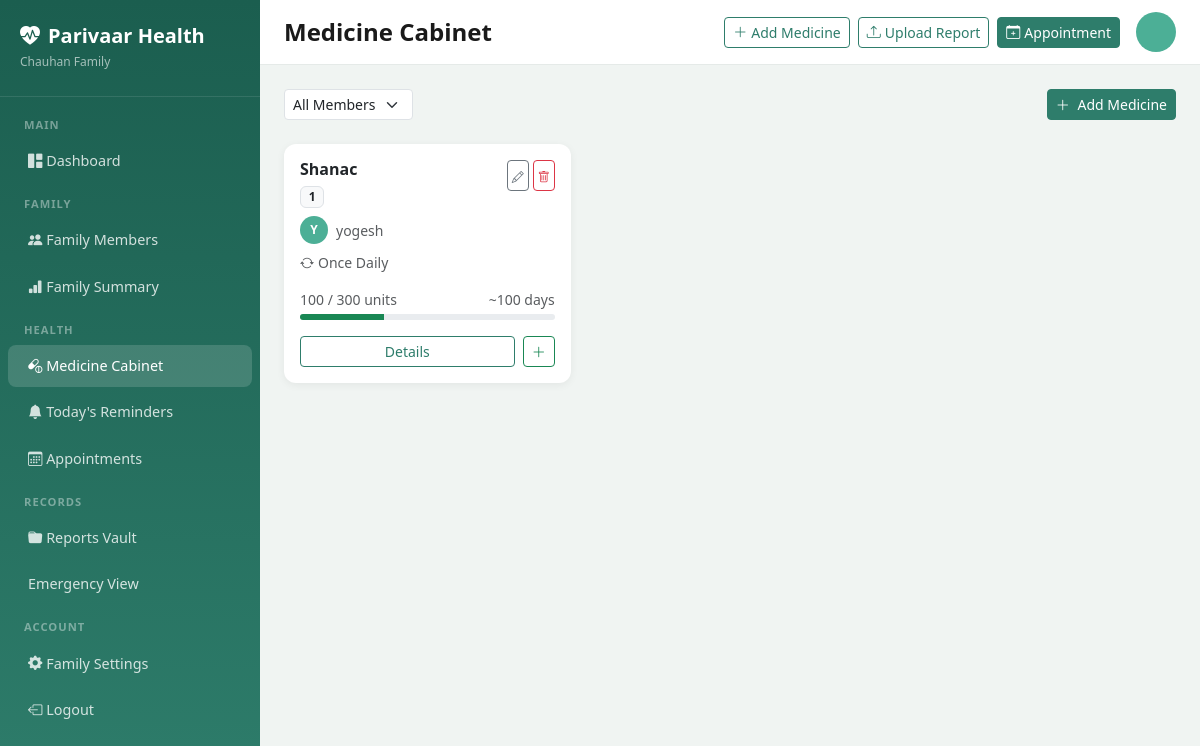
/medicines/ (signed in), run on an earlier commit of the app's database.
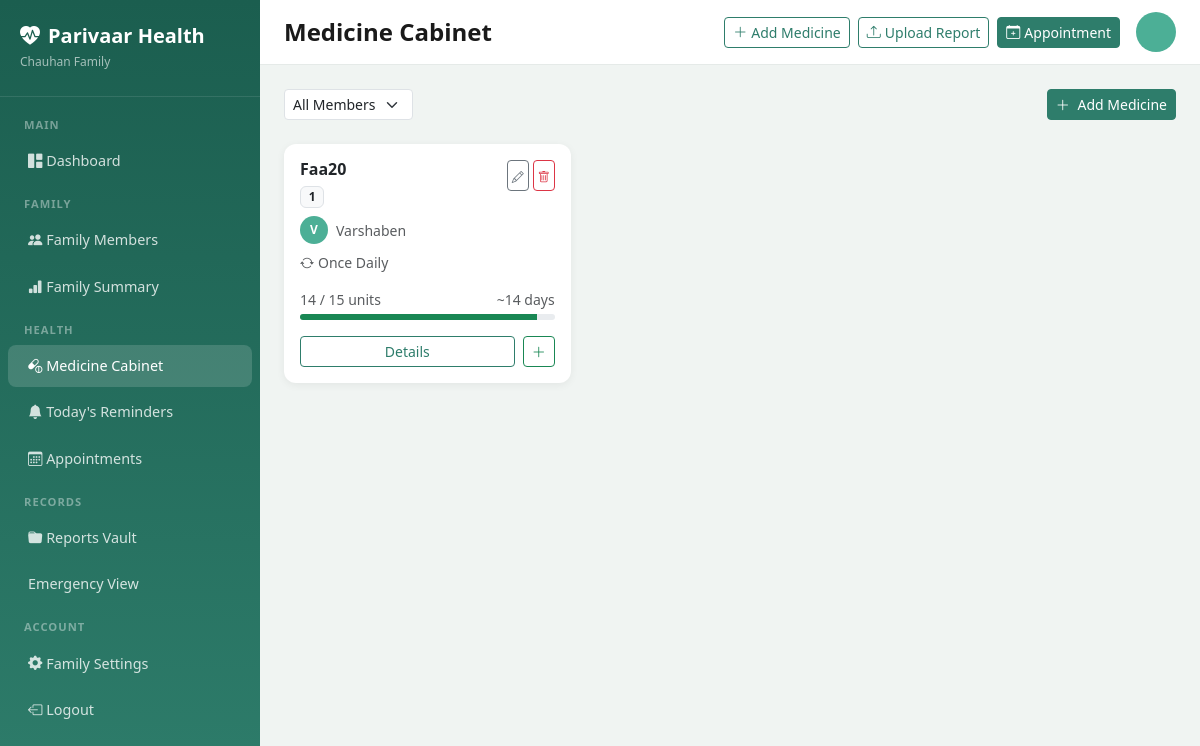
And on a later commit of the database.
### medicines/models.py (models this page shows, shortened)
class Medicine(models.Model):
    FREQUENCY_CHOICES = [
        ('once_daily', 'Once Daily'),
        ('twice_daily', 'Twice Daily'),
        ('thrice_daily', 'Three Times Daily'),
        ('four_times', 'Four Times Daily'),
        ('every_6h', 'Every 6 Hours'),
        ('every_8h', 'Every 8 Hours'),
        ('every_12h', 'Every 12 Hours'),
        ('weekly', 'Once a Week'),
        ('alternate', 'Alternate Days'),
        ('as_needed', 'As Needed (SOS)'),
    ]
    id = models.UUIDField(primary_key=True, default=uuid.uuid4, editable=False)
    member = models.ForeignKey(FamilyMember, on_delete=models.CASCADE, related_name='medicines')
    name = models.CharField(max_length=255)
    dosage = models.CharField(max_length=100, help_text='e.g., 500mg, 1 tablet')
    frequency = models.CharField(max_length=20, choices=FREQUENCY_CHOICES)
    start_date = models.DateField()
    end_date = models.DateField(null=True, blank=True)
    quantity_purchased = models.PositiveIntegerField(default=0, help_text='Total tablets/units purchased')
    quantity_remaining = models.PositiveIntegerField(default=0)
    expiry_date = models.DateField(null=True, blank=True)
    low_stock_threshold = models.PositiveIntegerField(default=7, help_text='Alert when remaining < this value')
    instructions = models.TextField(blank=True, help_text='With food, Before meal, etc.')
    photo = models.ImageField(upload_to='medicine_photos/', null=True, blank=True)
    prescribed_by = models.CharField(max_length=255, blank=True)
    is_active = models.BooleanField(default=True)
    created_at = models.DateTimeField(auto_now_add=True)
    updated_at = models.DateTimeField(auto_now=True)
    class Meta:
        ordering = ['-created_at']
    def is_low_stock(self):
        return self.quantity_remaining <= self.low_stock_threshold
    def expiry_soon(self):
        if self.expiry_date:
            from datetime import timedelta
            return date.today() + timedelta(days=7) >= self.expiry_date
        return False
    def daily_doses(self):
        freq_map = {
            'once_daily': 1, 'twice_daily': 2, 'thrice_daily': 3,
            'four_times': 4, 'every_6h': 4, 'every_8h': 3,
            'every_12h': 2, 'weekly': 1/7, 'alternate': 0.5,
            'as_needed': 0
        }
        return freq_map.get(self.frequency, 1)
    def estimated_days_remaining(self):
        daily = self.daily_doses()
        if daily > 0 and self.quantity_remaining:
            return int(self.quantity_remaining / daily)
        return None

### accounts/models.py (models this page shows, shortened)
class FamilyMember(models.Model):
    ROLE_CHOICES = [
        ('admin', 'Primary Caregiver (Admin)'),
        ('member', 'Secondary Member'),
        ('view_only', 'View-Only Member'),
    ]
    GENDER_CHOICES = [
        ('male', 'Male'),
        ('female', 'Female'),
        ('other', 'Other'),
    ]
    RELATIONSHIP_CHOICES = [
        ('self', 'Self'),
        ('spouse', 'Spouse'),
        ('father', 'Father'),
        ('mother', 'Mother'),
        ('son', 'Son'),
        ('daughter', 'Daughter'),
        ('grandfather', 'Grandfather'),
        ('grandmother', 'Grandmother'),
        ('brother', 'Brother'),
        ('sister', 'Sister'),
        ('other', 'Other'),
    ]
    CHRONIC_CONDITION_CHOICES = [
        ('diabetes', 'Diabetes'),
        ('hypertension', 'Hypertension/BP'),
        ('heart_disease', 'Heart Disease'),
        ('asthma', 'Asthma'),
        ('thyroid', 'Thyroid'),
        ('arthritis', 'Arthritis'),
        ('kidney_disease', 'Kidney Disease'),
        ('cancer', 'Cancer'),
        ('copd', 'COPD'),
        ('other', 'Other'),
    ]
    id = models.UUIDField(primary_key=True, default=uuid.uuid4, editable=False)
    family = models.ForeignKey(Family, on_delete=models.CASCADE, related_name='members')
    user = models.OneToOneField(User, on_delete=models.SET_NULL, null=True, blank=True, related_name='family_member')
    name = models.CharField(max_length=255)
    date_of_birth = models.DateField(null=True, blank=True)
    gender = models.CharField(max_length=10, choices=GENDER_CHOICES)
    relationship = models.CharField(max_length=20, choices=RELATIONSHIP_CHOICES)
    role = models.CharField(max_length=20, choices=ROLE_CHOICES, default='member')
    phone = models.CharField(max_length=15, blank=True)
    abha_id = models.CharField(max_length=50, blank=True, verbose_name='ABHA ID')
    abha_linked = models.BooleanField(default=False)
    abha_consent = models.BooleanField(default=False)
    profile_photo = models.ImageField(upload_to='member_photos/', blank=True, null=True)
    created_at = models.DateTimeField(auto_now_add=True)
    updated_at = models.DateTimeField(auto_now=True)

### medicines/views.py (the view)
# urls.py: path('', views.MedicineListView.as_view(), name='list'),
class MedicineListView(LoginRequiredMixin, ListView):
    model = Medicine
    template_name = 'medicines/medicine_list.html'
    context_object_name = 'medicines'
    def get_family(self):
        return get_object_or_404(Family, admin=self.request.user)
    def get_queryset(self):
        family = self.get_family()
        member_filter = self.request.GET.get('member')
        qs = Medicine.objects.filter(member__family=family)
        if member_filter:
            qs = qs.filter(member__id=member_filter)
        return qs.select_related('member')
    def get_context_data(self, **kwargs):
        ctx = super().get_context_data(**kwargs)
        family = self.get_family()
        ctx['family'] = family
        ctx['members'] = family.members.all()
        ctx['selected_member'] = self.request.GET.get('member', '')
        all_meds = Medicine.objects.filter(member__family=family, is_active=True)
        ctx['low_stock_count'] = sum(1 for m in all_meds if m.is_low_stock())
        ctx['expiry_soon_count'] = sum(1 for m in all_meds if m.expiry_soon())
        return ctx

### templates/medicines/medicine_list.html (shortened to what this page needs)
{% extends 'base.html' %}
{% block page_title %}Medicine Cabinet{% endblock %}
{% block content %}
<div class="d-flex flex-wrap gap-2 justify-content-between align-items-center mb-4">
    <form method="get" class="d-flex gap-2 flex-wrap">
        <select name="member" class="form-select form-select-sm" style="width:auto;" onchange="this.form.submit()">
            <option value="">All Members</option>
        </select>
    </form>
    <a href="{% url 'medicines:add' %}" class="btn btn-primary btn-sm">
        <i class="bi bi-plus-lg me-1"></i> Add Medicine
    </a>
</div>
<div class="row g-3">
    {% for medicine in medicines %}
    <div class="col-md-6 col-lg-4">
        <div class="card h-100 {% if medicine.is_low_stock %}border-danger{% elif medicine.expiry_soon %}border-warning{% endif %}">
            <div class="card-body">
                <div class="d-flex justify-content-between align-items-start mb-2">
                    <div>
                        <h6 class="fw-bold mb-1">{{ medicine.name }}</h6>
                        <span class="badge bg-light text-dark border small">{{ medicine.dosage }}</span>
                    </div>
                    <div class="d-flex gap-1">
                        <a href="{% url 'medicines:edit' medicine.pk %}" class="btn btn-sm btn-outline-secondary p-1"><i class="bi bi-pencil" style="font-size:.75rem;"></i></a>
                        <a href="{% url 'medicines:delete' medicine.pk %}" class="btn btn-sm btn-outline-danger p-1"><i class="bi bi-trash" style="font-size:.75rem;"></i></a>
                    </div>
                </div>
                <div class="d-flex align-items-center gap-2 mb-2">
                    <div class="member-avatar" style="width:28px;height:28px;font-size:.75rem;">{{ medicine.member.name|first|upper }}</div>
                    <span class="small text-muted">{{ medicine.member.name }}</span>
                </div>
                <div class="small text-muted mb-3">
                    <i class="bi bi-arrow-repeat me-1"></i>{{ medicine.get_frequency_display }}
                </div>
                <div class="mb-2">
                    <div class="d-flex justify-content-between small mb-1">
                        <span class="{% if medicine.is_low_stock %}text-danger fw-bold{% else %}text-muted{% endif %}">
                            {{ medicine.quantity_remaining }} / {{ medicine.quantity_purchased }} units
                        </span>
                        {% if medicine.estimated_days_remaining %}
                        <span class="text-muted">~{{ medicine.estimated_days_remaining }} days</span>
                        {% endif %}
                    </div>
                    {% if medicine.quantity_purchased > 0 %}
                    <div class="progress" style="height:6px;">
                        {% widthratio medicine.quantity_remaining medicine.quantity_purchased 100 as pct %}
                        <div class="progress-bar {% if medicine.is_low_stock %}bg-danger{% elif pct < 40 %}bg-warning{% else %}bg-success{% endif %}"
                             style="width:{{ pct }}%"></div>
                    </div>
                    {% endif %}
                </div>
                <div class="d-flex gap-2 mt-3">
                    <a href="{% url 'medicines:detail' medicine.pk %}" class="btn btn-sm btn-outline-primary flex-grow-1">Details</a>
                    <a href="{% url 'medicines:stock_update' medicine.pk %}" class="btn btn-sm btn-outline-success">
                        <i class="bi bi-plus-lg"></i>
                    </a>
                </div>
            </div>
        </div>
    </div>
    {% empty %}
    <div class="col-12 text-center py-5">
        <i class="bi bi-capsule display-1 text-muted opacity-25"></i>
        <h5 class="mt-3 text-muted">No medicines in cabinet</h5>
        <a href="{% url 'medicines:add' %}" class="btn btn-primary mt-2">Add First Medicine</a>
    </div>
    {% endfor %}
</div>
{% endblock %}

What changed in the data, as far as the page shows it:
removed Medicine: name "Shanac", dosage "1", member.name|first "Y", member.name "yogesh", frequency "Once Daily", quantity_remaining "100", quantity_purchased "300", estimated_days_remaining "100", low_stock_threshold 7 (drawn)
added Medicine: name "Faa20", dosage "1", member.name|first "V", member.name "Varshaben", frequency "Once Daily", quantity_remaining "14", quantity_purchased "15", estimated_days_remaining "14", low_stock_threshold 10 (drawn)
